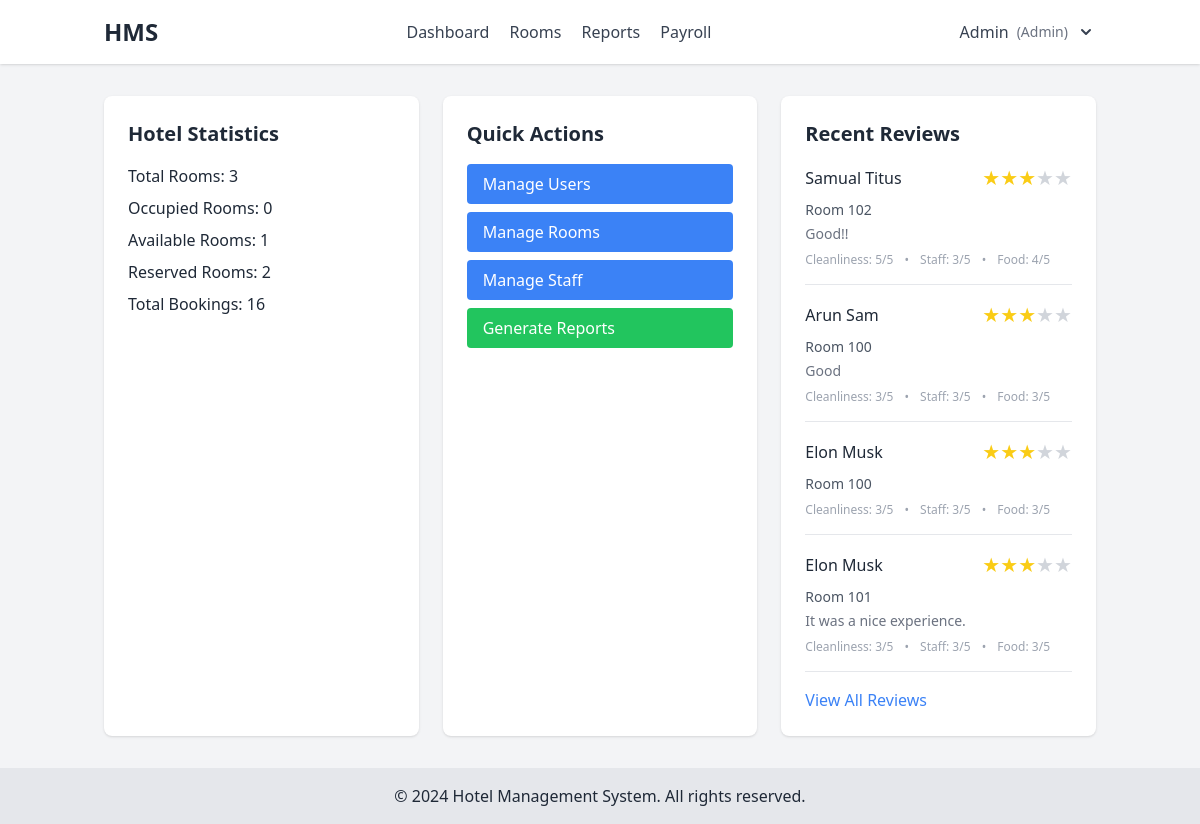
The app's page /dashboard/ (signed in) with its own data.
### hms_app/models.py (models this page shows, shortened)
class User(AbstractUser):
    ADMIN = 'admin'
    MANAGER = 'manager'
    RECEPTIONIST = 'receptionist'
    HOUSEKEEPING = 'housekeeping'
    GUEST = 'guest'
    ROLE_CHOICES = [
        (ADMIN, 'Admin'),
        (MANAGER, 'Manager'),
        (RECEPTIONIST, 'Receptionist'),
        (HOUSEKEEPING, 'Housekeeping'),
        (GUEST, 'Guest'),
    ]
    role = models.CharField(max_length=20, choices=ROLE_CHOICES, default=GUEST)
    phone_number = models.CharField(max_length=15, blank=True)
    two_factor_enabled = models.BooleanField(default=False)
    two_factor_code = models.CharField(max_length=6, null=True, blank=True)

class Review(models.Model):
    booking = models.ForeignKey('Booking', on_delete=models.CASCADE)
    guest = models.ForeignKey('User', on_delete=models.CASCADE, default=None)
    cleanliness_rating = models.IntegerField(
        choices=[(i, i) for i in range(1, 6)],
        help_text="Rate cleanliness from 1-5",
        default=3
    )
    staff_rating = models.IntegerField(
        choices=[(i, i) for i in range(1, 6)],
        help_text="Rate staff behavior from 1-5",
        default=3
    )
    food_rating = models.IntegerField(
        choices=[(i, i) for i in range(1, 6)],
        help_text="Rate food quality from 1-5",
        default=3
    )
    overall_rating = models.IntegerField(
        choices=[(i, i) for i in range(1, 6)],
        help_text="Overall rating from 1-5",
        default=3
    )
    feedback = models.TextField()
    created_at = models.DateTimeField(auto_now_add=True)

class Booking(models.Model):
    BOOKING_SOURCE_CHOICES = [
        ('DIRECT', 'Direct'),
        ('ONLINE', 'Online'),
    ]
    STATUS_CHOICES = (
        ('PENDING', 'Pending'),
        ('CONFIRMED', 'Confirmed'),
        ('CHECKED_IN', 'Checked In'),
        ('CHECKED_OUT', 'Checked Out'),
        ('CANCELLED', 'Cancelled'),
    )
    room = models.ForeignKey('Room', on_delete=models.CASCADE)
    guest = models.ForeignKey('User', on_delete=models.CASCADE)
    check_in_date = models.DateField()
    check_out_date = models.DateField()
    adults = models.PositiveIntegerField(default=1)
    children = models.PositiveIntegerField(default=0)
    booking_source = models.CharField(max_length=20, choices=BOOKING_SOURCE_CHOICES, default='DIRECT')
    created_at = models.DateTimeField(auto_now_add=True)
    updated_at = models.DateTimeField(auto_now=True)
    status = models.CharField(max_length=20, choices=STATUS_CHOICES, default='PENDING')
    room_charges = models.DecimalField(max_digits=10, decimal_places=2, default=0)
    service_charges = models.DecimalField(max_digits=10, decimal_places=2, default=0)
    tax_amount = models.DecimalField(max_digits=10, decimal_places=2, default=0)
    total_amount = models.DecimalField(max_digits=10, decimal_places=2, default=0)
    advance_payment = models.DecimalField(max_digits=10, decimal_places=2, default=0)
    payment_status = models.CharField(max_length=20, choices=[
        ('PENDING', 'Pending'),
        ('PARTIAL', 'Partial'),
        ('PAID', 'Paid')
    ], default='PENDING')

class Room(models.Model):
    ROOM_STATUS = [
        ('AVAILABLE', 'Available'),
        ('OCCUPIED', 'Occupied'),
        ('MAINTENANCE', 'Under Maintenance')
    ]
    room_number = models.CharField(max_length=10, unique=True)
    category = models.ForeignKey(RoomCategory, on_delete=models.PROTECT, related_name='rooms', null=True, blank=True)
    max_occupancy = models.PositiveIntegerField(default=2)
    bed_count = models.PositiveIntegerField(default=1)
    has_wifi = models.BooleanField(default=True)
    has_ac = models.BooleanField(default=True)
    status = models.CharField(max_length=20, choices=ROOM_STATUS, default='AVAILABLE')
    image = models.ImageField(upload_to='room_images/', null=True, blank=True)
    created_at = models.DateTimeField(default=timezone.now)
    updated_at = models.DateTimeField(auto_now=True)
    class Meta:
        ordering = ['room_number']

### hms_app/views.py (the view)
# urls.py: path('dashboard/', views.dashboard, name='dashboard'),
@login_required
def dashboard(request):
    user = request.user
    if user.role == User.ADMIN:
        return admin_dashboard(request)
    elif user.role == User.MANAGER:
        return manager_dashboard(request)
    elif user.role == User.RECEPTIONIST:
        return receptionist_dashboard(request)
    elif user.role == User.HOUSEKEEPING:
        return housekeeping_dashboard(request)
    else:
        return guest_dashboard(request)

### hms_app/views.py (called while the page is built)
def admin_dashboard(request):
    context = {
        'user': request.user,
        'total_rooms': Room.objects.count(),
        'available_rooms': Room.objects.filter(status='AVAILABLE').count(),
        'occupied_rooms': Room.objects.filter(status='OCCUPIED').count(),
        'reserved_rooms': Room.objects.filter(status='RESERVED').count(),
        'recent_reviews': Review.objects.order_by('-created_at')[:5],
        'total_bookings': Booking.objects.count(),
    }
    return render(request, 'dashboard/admin_dashboard.html', context)

### templates/dashboard/admin_dashboard.html
{% extends 'base.html' %}
{% block content %}
<div class="grid grid-cols-1 md:grid-cols-2 lg:grid-cols-3 gap-6">
    <div class="bg-white p-6 rounded-lg shadow">
        <h2 class="text-xl font-semibold mb-4">Hotel Statistics</h2>
        <div class="space-y-2">
            <p>Total Rooms: {{ total_rooms }}</p>
            <p>Occupied Rooms: {{ occupied_rooms }}</p>
            <p>Available Rooms: {{ available_rooms }}</p>
            <p>Reserved Rooms: {{ reserved_rooms }}</p>
            <p>Total Bookings: {{ total_bookings }}</p>
        </div>
    </div>
    <div class="bg-white p-6 rounded-lg shadow">
        <h2 class="text-xl font-semibold mb-4">Quick Actions</h2>
        <div class="space-y-2">
            <a href="{% url 'user_management' %}" class="block px-4 py-2 bg-blue-500 text-white rounded hover:bg-blue-600">Manage Users</a>
            <a href="{% url 'room_management' %}" class="block px-4 py-2 bg-blue-500 text-white rounded hover:bg-blue-600">Manage Rooms</a>
            <a href="{% url 'staff_management' %}" class="block px-4 py-2 bg-blue-500 text-white rounded hover:bg-blue-600">Manage Staff</a>
            <a href="{% url 'generate_reports' %}" class="block px-4 py-2 bg-green-500 text-white rounded hover:bg-green-600">Generate Reports</a>
        </div>
    </div>
    <div class="bg-white p-6 rounded-lg shadow">
        <h2 class="text-xl font-semibold mb-4">Recent Reviews</h2>
        <div class="space-y-4">
            {% for review in recent_reviews %}
            <div class="border-b pb-4 last:border-b-0 last:pb-0">
                <div class="flex items-center justify-between mb-2">
                    <p class="font-medium">{{ review.booking.guest.get_full_name }}</p>
                    <div class="flex items-center">
                        {% for i in "12345" %}
                        {% if forloop.counter <= review.overall_rating %}
                        <span class="text-xl text-yellow-400">★</span>
                        {% else %}
                        <span class="text-xl text-gray-300">★</span>
                        {% endif %}
                        {% endfor %}
                    </div>
                </div>
                <p class="text-sm text-gray-600 mb-1">Room {{ review.booking.room.room_number }}</p>
                <p class="text-sm text-gray-500">{{ review.feedback|truncatechars:100 }}</p>
                <div class="mt-2 text-xs text-gray-400">
                    <span>Cleanliness: {{ review.cleanliness_rating }}/5</span>
                    <span class="mx-2">•</span>
                    <span>Staff: {{ review.staff_rating }}/5</span>
                    <span class="mx-2">•</span>
                    <span>Food: {{ review.food_rating }}/5</span>
                </div>
            </div>
            {% empty %}
            <p class="text-gray-500 text-center">No reviews yet</p>
            {% endfor %}
            <div class="mt-4">
                <a href="{% url 'review_list' %}" class="text-blue-500 hover:underline">View All Reviews</a>
            </div>
        </div>
    </div>
</div>
{% endblock %}

### templates/base.html (shortened to what this page needs)
<!DOCTYPE html>
<html lang="en">
<head>
    <script src="https://cdn.tailwindcss.com"></script>
</head>
<body class="min-h-screen bg-gray-100 text-gray-800 flex flex-col">
    <header class="bg-white shadow">
        <div class="container mx-auto px-4 py-4 flex justify-between items-center">
            <a href="{% url 'dashboard' %}" class="text-2xl font-bold">HMS</a>
            <nav class="space-x-4">
                {% if user.is_authenticated %}
                {% if user.role == 'admin' %}
                <a href="{% url 'dashboard' %}" class="text-gray-700 hover:text-blue-500">Dashboard</a>
                <a href="{% url 'room_list' %}" class="text-gray-700 hover:text-blue-500">Rooms</a>
                <a href="{% url 'generate_reports' %}" class="text-gray-700 hover:text-blue-500">Reports</a>
                <a href="{% url 'payroll_summary' %}" class="text-gray-700 hover:text-blue-500">Payroll</a>
                {% elif user.role == 'receptionist' %}
                <a href="{% url 'dashboard' %}" class="text-gray-700 hover:text-blue-500">Dashboard</a>
                <a href="{% url 'booking_list' %}" class="text-gray-700 hover:text-blue-500">Reservations</a>
                {% elif user.role == 'housekeeping' %}
                <a href="{% url 'dashboard' %}" class="text-gray-700 hover:text-blue-500">Dashboard</a>
                {% else %}
                <a href="{% url 'dashboard' %}" class="text-gray-700 hover:text-blue-500">Dashboard</a>
                <a href="{% url 'booking_list' %}" class="text-gray-700 hover:text-blue-500">My Bookings</a>
                {% endif %}
                {% endif %}
            </nav>
            <div class="flex items-center">
                {% if user.is_authenticated %}
                <div x-data="{ open: false }" class="relative">
                    <button @click="open = !open" class="flex items-center space-x-2 text-gray-700 hover:text-blue-500">
                        <span>{{ user.get_full_name|default:user.username }}</span>
                        <span class="text-sm text-gray-500">({{ user.role|title }})</span>
                        <svg xmlns="http://www.w3.org/2000/svg" class="h-5 w-5" viewBox="0 0 20 20" fill="currentColor">
                            <path fill-rule="evenodd"
                                d="M5.293 7.293a1 1 0 011.414 0L10 10.586l3.293-3.293a1 1 0 111.414 1.414l-4 4a1 1 0 01-1.414 0l-4-4a1 1 0 010-1.414z"
                                clip-rule="evenodd" />
                        </svg>
                    </button>
                </div>
                {% else %}
                <div class="space-x-4">
                    <a href="{% url 'login' %}" class="text-blue-500 hover:underline">Login</a>
                    <a href="{% url 'register' %}" class="text-blue-500 hover:underline">Register</a>
                </div>
                {% endif %}
            </div>
        </div>
    </header>
    <main class="container mx-auto px-4 py-8 flex-grow">
        {% block content %}{% endblock %}
    </main>
    <footer class="bg-gray-200 text-center py-4 mt-auto">
        <p>&copy; {% now "Y" %} Hotel Management System. All rights reserved.</p>
    </footer>
</body>
</html>

### records on screen
User: get_full_name "Admin", role "Admin"
Review: booking.guest.get_full_name "Samual Titus", overall_rating 3 (drawn), booking.room.room_number "102", feedback "Good!!", cleanliness_rating "5", staff_rating "3", food_rating "4"
Review: booking.guest.get_full_name "Arun Sam", overall_rating 3 (drawn), booking.room.room_number "100", feedback "Good", cleanliness_rating "3", staff_rating "3", food_rating "3"
Review: booking.guest.get_full_name "Elon Musk", overall_rating 3 (drawn), booking.room.room_number "100", cleanliness_rating "3", staff_rating "3", food_rating "3"
Review: booking.guest.get_full_name "Elon Musk", overall_rating 3 (drawn), booking.room.room_number "101", feedback "It was a nice experience.", cleanliness_rating "3", staff_rating "3", food_rating "3"

### other values on screen
{{ total_rooms }} "3"
{{ occupied_rooms }} "0"
{{ available_rooms }} "1"
{{ reserved_rooms }} "2"
{{ total_bookings }} "16"
